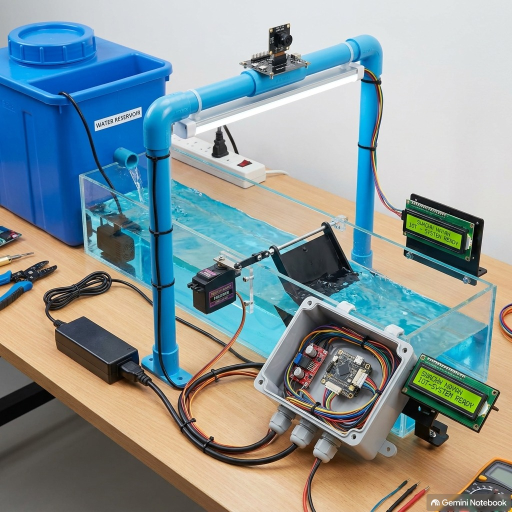
#> input picture WhatsApp Image 2026-09-17 at 4.57.52 PM.jpeg, 1024 x 1024 px (shown at 1/2 size)
$ python -i opencv_detector.py   (imports and definitions only)
#> lines starting #> are read from the running program, lines starting #| are printed output that depends on the picture; after the words box and inside, x2 and y2 are one past the last pixel; in counts of white or black regions, pixels touching at a corner belong together
#> further down, picture is the input picture: shape (1024, 1024, 3); mean B, G, R 152.5, 150.5, 135.9
"""
Swachh Nayan — OpenCV Computer Vision Fallback & Plastic Detection Engine
Features:
1. HSV Color Segmentation & Contour Geometry Analysis (Plastic bottles, wrappers, leaves).
2. Trigger Zone Evaluation: Determines if detected waste is inside the active scoop zone.
"""

import cv2
import numpy as np
import os
import sys

sys.path.append(os.path.dirname(os.path.dirname(os.path.abspath(__file__))))
import config


class OpenCVWasteDetector:
    def __init__(self, min_contour_area=1200):
        self.min_contour_area = min_contour_area

    def detect_waste(self, frame):
        """
        Processes frame and returns:
        - annotated_frame (cv2 image with drawn bounding boxes & trigger zone)
        - detections (list of dicts with 'class', 'bbox', 'confidence', 'in_trigger_zone')
        """
        h, w, _ = frame.shape
#> h = 1024; w = 1024
        annotated_frame = frame.copy()
        detections = []

        # Convert to HSV for robust color segmentation under LED bar
        hsv = cv2.cvtColor(frame, cv2.COLOR_BGR2HSV)
#> hsv: shape (1024, 1024, 3); mean H, S, V 64.2, 90.1, 174

        # Mask for white/transparent plastic reflections & colored plastic debris
        # Mask 1: Bright plastic/white bottle reflection
        lower_white = np.array([0, 0, 180])
        upper_white = np.array([180, 60, 255])
        mask1 = cv2.inRange(hsv, lower_white, upper_white)
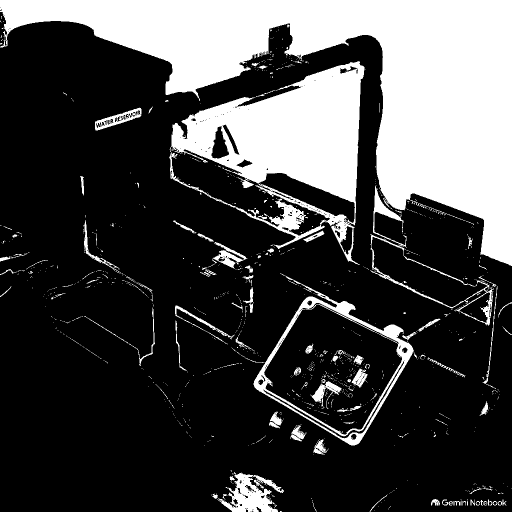
#> mask1: shape (1024, 1024) (shown at 1/2 size); 27.9% white; 1183 white regions (1064 under 20 px), largest, box (x1, y1, x2, y2) and area: (0, 0, 1024, 532) 188444, (338, 122, 729, 530) 67100, (507, 546, 834, 891) 10168

        # Mask 2: Colored plastic bottles (Blues/Greens/Red)
        lower_color = np.array([80, 50, 50])
        upper_color = np.array([140, 255, 255])
        mask2 = cv2.inRange(hsv, lower_color, upper_color)
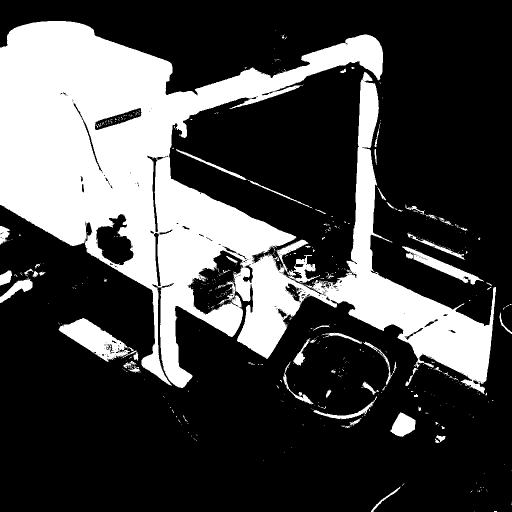
#> mask2: shape (1024, 1024) (shown at 1/2 size); 27.7% white; 566 white regions (507 under 20 px), largest, box (x1, y1, x2, y2) and area: (0, 42, 992, 788) 269402, (117, 636, 268, 724) 5502, (804, 493, 968, 569) 2683

        combined_mask = cv2.bitwise_or(mask1, mask2)
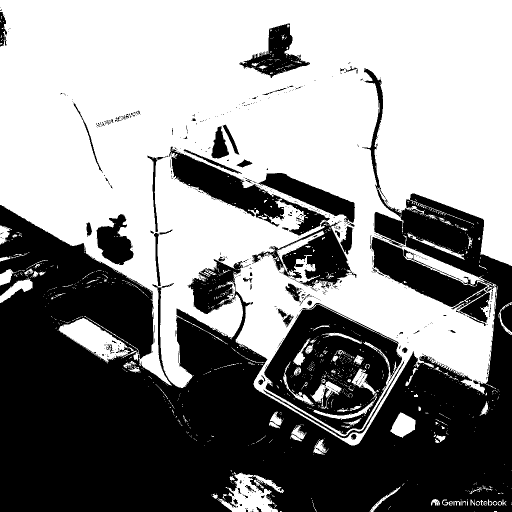
#> combined_mask: shape (1024, 1024) (shown at 1/2 size); 55.2% white; 742 black regions (671 under 20 px), largest, box (x1, y1, x2, y2) and area: (0, 136, 1024, 1024) 376772, (528, 606, 804, 869) 37746, (338, 293, 660, 471) 14145

        # Morphological noise removal
        kernel = cv2.getStructuringElement(cv2.MORPH_RECT, (5, 5))
        combined_mask = cv2.morphologyEx(combined_mask, cv2.MORPH_OPEN, kernel)
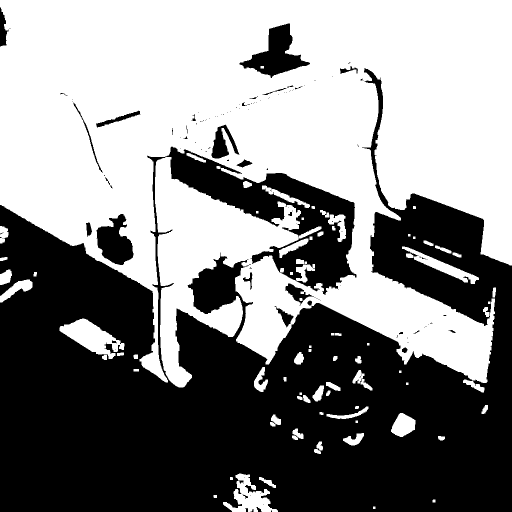
#> combined_mask: shape (1024, 1024) (shown at 1/2 size); 52.6% white; 130 black regions (99 under 20 px), largest, box (x1, y1, x2, y2) and area: (0, 136, 1024, 1024) 478807, (479, 47, 620, 156) 6327, (193, 428, 267, 530) 4593
        combined_mask = cv2.morphologyEx(combined_mask, cv2.MORPH_CLOSE, kernel)
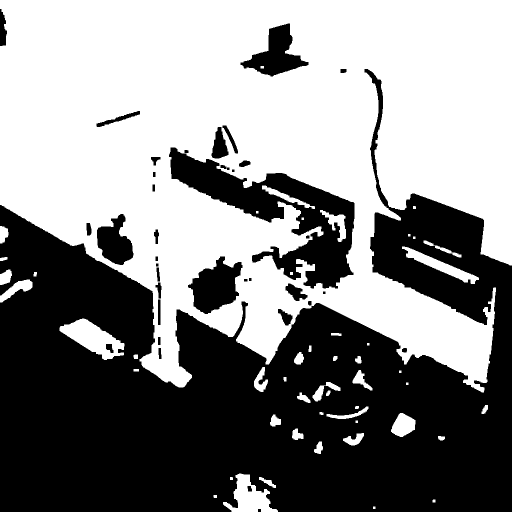
#> combined_mask: shape (1024, 1024) (shown at 1/2 size); 53.2% white; 38 black regions

        # Find contours of floating waste
        contours, _ = cv2.findContours(combined_mask, cv2.RETR_EXTERNAL, cv2.CHAIN_APPROX_SIMPLE)
#> contours = 45 contours, 7 with area under 20; largest, box (x1, y1, x2, y2) and area: (0, 0, 1024, 785) 591523, (119, 637, 249, 720) 5172, (446, 947, 556, 1024) 3956, (804, 493, 958, 568) 2566, (782, 826, 831, 874) 1520

        # Calculate absolute pixel coordinates for trigger zone
        tz_x1 = int(config.TRIGGER_ZONE["xmin"] * w)
#> tz_x1 = 204
        tz_x2 = int(config.TRIGGER_ZONE["xmax"] * w)
#> tz_x2 = 819
        tz_y1 = int(config.TRIGGER_ZONE["ymin"] * h)
#> tz_y1 = 307
        tz_y2 = int(config.TRIGGER_ZONE["ymax"] * h)
#> tz_y2 = 716

        # Draw Trigger Zone Box (Cyan)
        cv2.rectangle(annotated_frame, (tz_x1, tz_y1), (tz_x2, tz_y2), (255, 255, 0), 2)
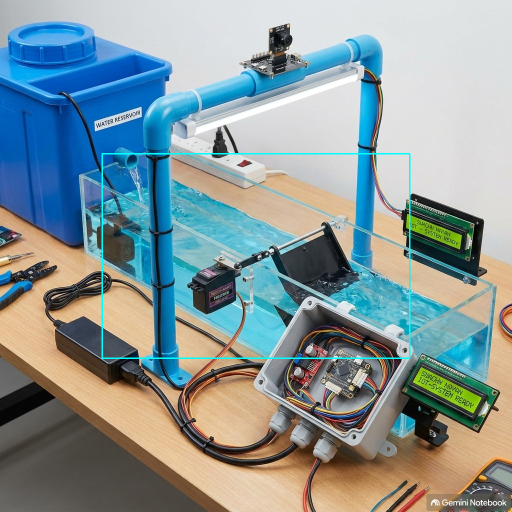
#> annotated_frame: shape (1024, 1024, 3) (shown at 1/2 size); 0.59% of pixels changed, all inside (x1, y1, x2, y2) = (203, 306, 821, 718)
        cv2.putText(annotated_frame, "SCOOP TRIGGER ZONE", (tz_x1 + 5, tz_y1 - 10),
                    cv2.FONT_HERSHEY_SIMPLEX, 0.5, (255, 255, 0), 1)
#> annotated_frame: shape (1024, 1024, 3); 0.04% of pixels changed, all inside (x1, y1, x2, y2) = (211, 287, 383, 298)

        for cnt in contours:
            area = cv2.contourArea(cnt)
            if area > self.min_contour_area:
                x, y, bw, bh = cv2.boundingRect(cnt)
                cx = x + bw // 2
                cy = y + bh // 2

                # Check if centroid lies inside Trigger Zone
                in_tz = (tz_x1 <= cx <= tz_x2) and (tz_y1 <= cy <= tz_y2)

                confidence = min(0.95, 0.5 + (area / 10000.0))

                det = {
                    "class": "plastic_waste",
                    "bbox": (x, y, bw, bh),
                    "centroid": (cx, cy),
                    "confidence": confidence,
                    "in_trigger_zone": in_tz
                }
                detections.append(det)

                # Draw Bounding Box (Red if in trigger zone, Green if outside)
                color = (0, 0, 255) if in_tz else (0, 255, 0)
                cv2.rectangle(annotated_frame, (x, y), (x + bw, y + bh), color, 2)
                label = f"PLASTIC {confidence*100:.0f}%" + (" [TRIGGER]" if in_tz else "")
                cv2.putText(annotated_frame, label, (x, y - 5),
                            cv2.FONT_HERSHEY_SIMPLEX, 0.5, color, 2)
#> this loop made 45 passes
#> (area, x, y, bw, bh, cx, cy, in_tz) on passes 6, 13, 34, 39, 45: (3955.5, 446, 947, 110, 77, 501, 985, False), (1520, 782, 826, 49, 48, 806, 850, False), (5172, 119, 637, 130, 83, 184, 678, False), (2565.5, 804, 493, 154, 75, 881, 530, False), (591523, 0, 0, 1024, 785, 512, 392, True)
#> area on passes 2, 3, 4, 5, 7, 8: 24.5, 29.5, 217.5, 24.5, 250.5, 83.5
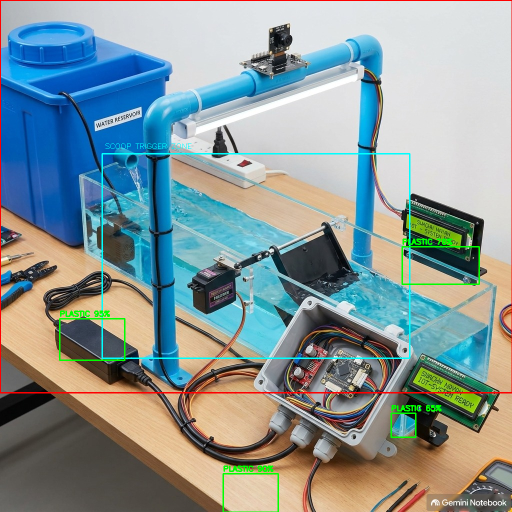
#> annotated_frame: shape (1024, 1024, 3) (shown at 1/2 size); mean B, G, R 151.4, 150.9, 134.9
#> after the loop, detections = 5 items

        return annotated_frame, detections


# [10 lines not run here, left out]

>>> import cv2
>>> picture = cv2.imread('../WhatsApp Image 2026-09-17 at 4.57.52 PM.jpeg')
>>> result = OpenCVWasteDetector().detect_waste(picture)

$ run again, on enclosure_crop.jpg
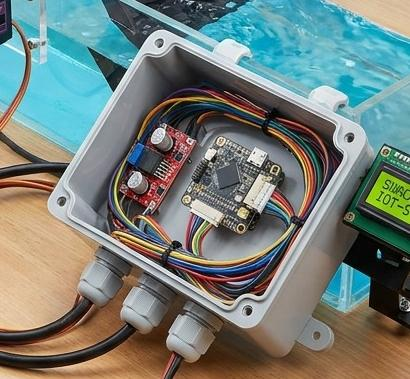
#> input picture enclosure_crop.jpg, 410 x 379 px
#> picture is the input picture: shape (379, 410, 3); mean B, G, R 121, 126.8, 115.8
#> hsv: shape (379, 410, 3); mean H, S, V 64.1, 91.5, 144
#> in detect_waste, `mask1 = cv2.inRange(hsv, lower_white, upper_white)`:
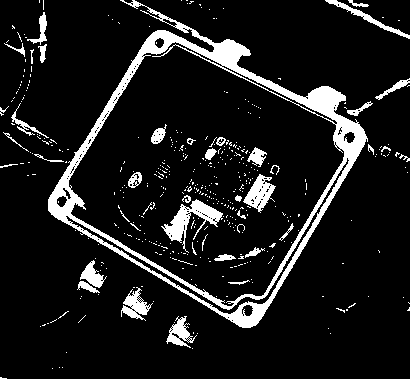
#> mask1: shape (379, 410); 10.8% white; 433 white regions (392 under 20 px), largest, box (x1, y1, x2, y2) and area: (48, 0, 368, 328) 10115, (161, 199, 223, 253) 1015, (243, 174, 276, 213) 609
#> mask2: shape (379, 410); 25.4% white; 148 white regions (126 under 20 px), largest, box (x1, y1, x2, y2) and area: (0, 0, 410, 170) 34077, (321, 262, 371, 311) 1597, (164, 240, 288, 276) 828
#> contours = 26 contours, 1 with area under 20; largest, box (x1, y1, x2, y2) and area: (0, 0, 410, 166) 38820, (322, 263, 371, 311) 1536, (48, 171, 83, 222) 705, (236, 177, 284, 218) 602, (192, 245, 284, 275) 548
#> the loop in detect_waste, `for cnt in contours:` made 26 passes
#> (area, x, y, bw, bh, cx, cy, in_tz) on passes 6, 26: (1535.5, 322, 263, 49, 48, 346, 287, False), (38819.5, 0, 0, 410, 166, 205, 83, False)
#> after the loop in detect_waste, `for cnt in contours:`:
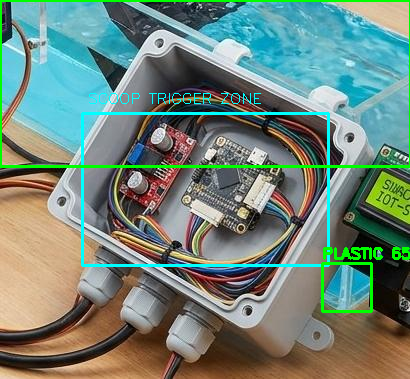
#> annotated_frame: shape (379, 410, 3); mean B, G, R 121.1, 133.1, 111.7
#> after the loop in detect_waste, `for cnt in contours:`: detections = 2 items
